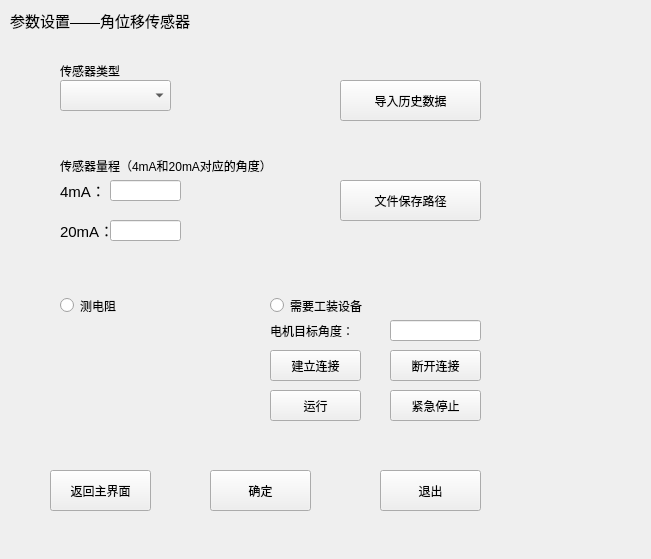
<?xml version="1.0" encoding="UTF-8"?>
<ui version="4.0">
 <class>paramWin_angleSensor</class>
 <widget class="QWidget" name="paramWin_angleSensor">
  <property name="geometry">
   <rect>
    <x>0</x>
    <y>0</y>
    <width>651</width>
    <height>559</height>
   </rect>
  </property>
  <property name="windowTitle">
   <string>参数设置_角位移传感器</string>
  </property>
  <widget class="QLabel" name="label">
   <property name="geometry">
    <rect>
     <x>10</x>
     <y>0</y>
     <width>351</width>
     <height>41</height>
    </rect>
   </property>
   <property name="font">
    <font>
     <pointsize>11</pointsize>
    </font>
   </property>
   <property name="text">
    <string>参数设置——角位移传感器</string>
   </property>
  </widget>
  <widget class="QComboBox" name="cBox_angle_sensor_type">
   <property name="geometry">
    <rect>
     <x>60</x>
     <y>80</y>
     <width>111</width>
     <height>31</height>
    </rect>
   </property>
  </widget>
  <widget class="QLabel" name="label_2">
   <property name="geometry">
    <rect>
     <x>60</x>
     <y>60</y>
     <width>101</width>
     <height>21</height>
    </rect>
   </property>
   <property name="text">
    <string>传感器类型</string>
   </property>
  </widget>
  <widget class="QLabel" name="label_3">
   <property name="geometry">
    <rect>
     <x>60</x>
     <y>150</y>
     <width>331</width>
     <height>31</height>
    </rect>
   </property>
   <property name="text">
    <string>传感器量程（4mA和20mA对应的角度）</string>
   </property>
  </widget>
  <widget class="QLineEdit" name="lineE_4mA">
   <property name="geometry">
    <rect>
     <x>110</x>
     <y>180</y>
     <width>71</width>
     <height>21</height>
    </rect>
   </property>
  </widget>
  <widget class="QLabel" name="label_4">
   <property name="geometry">
    <rect>
     <x>60</x>
     <y>180</y>
     <width>51</width>
     <height>21</height>
    </rect>
   </property>
   <property name="font">
    <font>
     <pointsize>11</pointsize>
    </font>
   </property>
   <property name="text">
    <string>4mA：</string>
   </property>
  </widget>
  <widget class="QLabel" name="label_5">
   <property name="geometry">
    <rect>
     <x>60</x>
     <y>220</y>
     <width>61</width>
     <height>21</height>
    </rect>
   </property>
   <property name="font">
    <font>
     <pointsize>11</pointsize>
    </font>
   </property>
   <property name="text">
    <string>20mA：</string>
   </property>
  </widget>
  <widget class="QLineEdit" name="lineE_20mA">
   <property name="geometry">
    <rect>
     <x>110</x>
     <y>220</y>
     <width>71</width>
     <height>21</height>
    </rect>
   </property>
  </widget>
  <widget class="QRadioButton" name="radioBtn_measure_resis">
   <property name="geometry">
    <rect>
     <x>60</x>
     <y>290</y>
     <width>101</width>
     <height>31</height>
    </rect>
   </property>
   <property name="text">
    <string>测电阻</string>
   </property>
  </widget>
  <widget class="QRadioButton" name="radioBtn_need_device">
   <property name="geometry">
    <rect>
     <x>270</x>
     <y>290</y>
     <width>171</width>
     <height>31</height>
    </rect>
   </property>
   <property name="text">
    <string>需要工装设备</string>
   </property>
  </widget>
  <widget class="QLabel" name="label_6">
   <property name="geometry">
    <rect>
     <x>270</x>
     <y>320</y>
     <width>161</width>
     <height>21</height>
    </rect>
   </property>
   <property name="text">
    <string>电机目标角度：</string>
   </property>
  </widget>
  <widget class="QLineEdit" name="lineE_target_angle">
   <property name="geometry">
    <rect>
     <x>390</x>
     <y>320</y>
     <width>91</width>
     <height>21</height>
    </rect>
   </property>
  </widget>
  <widget class="QPushButton" name="btn_run_stop">
   <property name="geometry">
    <rect>
     <x>270</x>
     <y>390</y>
     <width>91</width>
     <height>31</height>
    </rect>
   </property>
   <property name="text">
    <string>运行</string>
   </property>
   <property name="checkable">
    <bool>true</bool>
   </property>
  </widget>
  <widget class="QPushButton" name="btn_stop_now">
   <property name="geometry">
    <rect>
     <x>390</x>
     <y>390</y>
     <width>91</width>
     <height>31</height>
    </rect>
   </property>
   <property name="text">
    <string>紧急停止</string>
   </property>
   <property name="checkable">
    <bool>false</bool>
   </property>
  </widget>
  <widget class="QPushButton" name="btn_build_connect">
   <property name="geometry">
    <rect>
     <x>270</x>
     <y>350</y>
     <width>91</width>
     <height>31</height>
    </rect>
   </property>
   <property name="text">
    <string>建立连接</string>
   </property>
   <property name="checkable">
    <bool>false</bool>
   </property>
  </widget>
  <widget class="QPushButton" name="btn_break_connect">
   <property name="geometry">
    <rect>
     <x>390</x>
     <y>350</y>
     <width>91</width>
     <height>31</height>
    </rect>
   </property>
   <property name="text">
    <string>断开连接</string>
   </property>
   <property name="checkable">
    <bool>false</bool>
   </property>
  </widget>
  <widget class="QPushButton" name="btn_load_data">
   <property name="geometry">
    <rect>
     <x>340</x>
     <y>80</y>
     <width>141</width>
     <height>41</height>
    </rect>
   </property>
   <property name="text">
    <string>导入历史数据</string>
   </property>
  </widget>
  <widget class="QPushButton" name="btn_file_dir">
   <property name="geometry">
    <rect>
     <x>340</x>
     <y>180</y>
     <width>141</width>
     <height>41</height>
    </rect>
   </property>
   <property name="text">
    <string>文件保存路径</string>
   </property>
  </widget>
  <widget class="QPushButton" name="btn_back_mainW">
   <property name="geometry">
    <rect>
     <x>50</x>
     <y>470</y>
     <width>101</width>
     <height>41</height>
    </rect>
   </property>
   <property name="text">
    <string>返回主界面</string>
   </property>
  </widget>
  <widget class="QPushButton" name="btn_ok">
   <property name="geometry">
    <rect>
     <x>210</x>
     <y>470</y>
     <width>101</width>
     <height>41</height>
    </rect>
   </property>
   <property name="text">
    <string>确定</string>
   </property>
  </widget>
  <widget class="QPushButton" name="btn_exit">
   <property name="geometry">
    <rect>
     <x>380</x>
     <y>470</y>
     <width>101</width>
     <height>41</height>
    </rect>
   </property>
   <property name="text">
    <string>退出</string>
   </property>
  </widget>
 </widget>
 <resources/>
 <connections/>
</ui>
